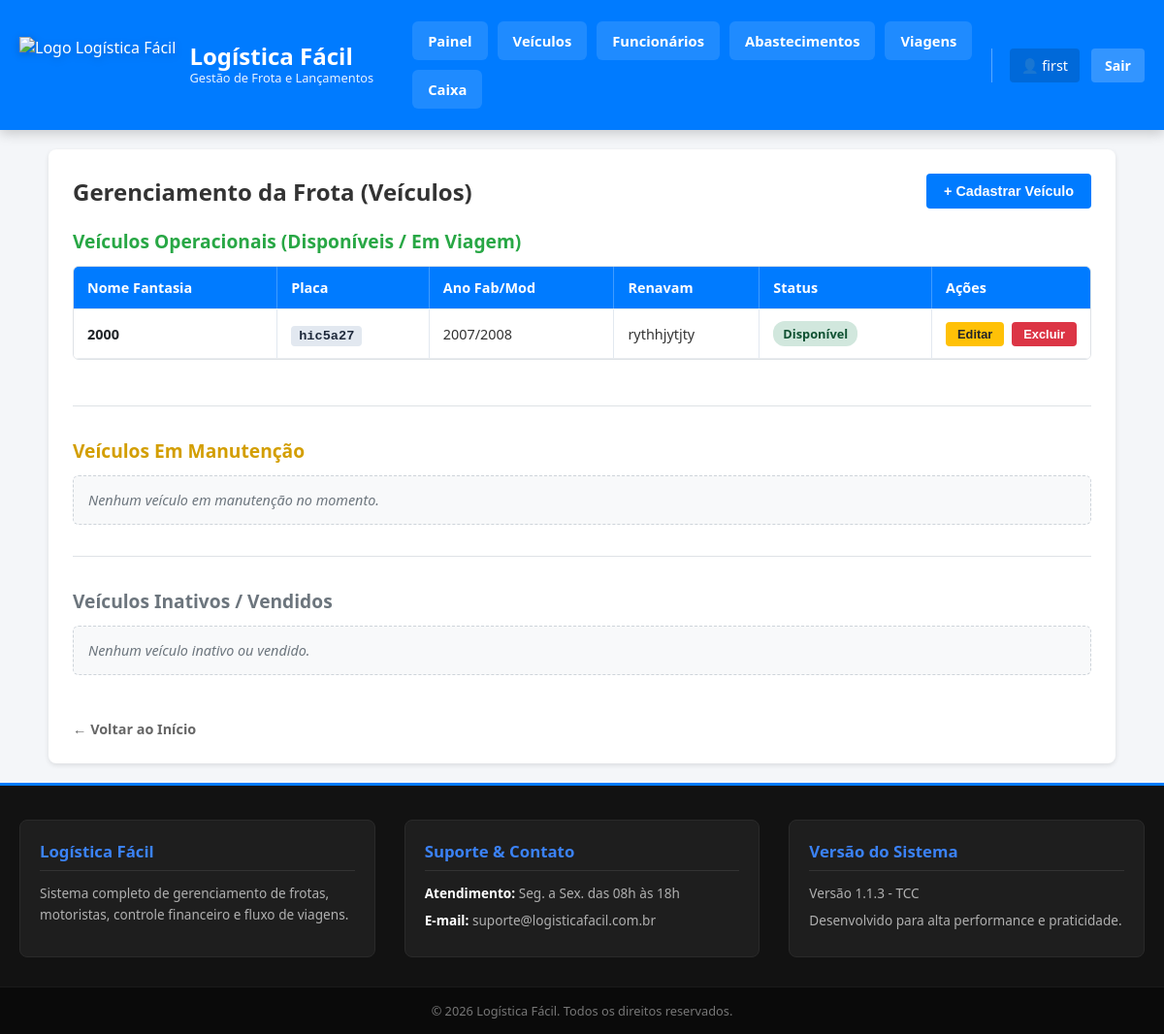
/lista_veiculos/ (signed in), run on the app's committed database.
### app/models.py (models this page shows, shortened)
class Veiculo(models.Model):
    STATUS_CHOICES = [
        ('disponivel', 'Disponível'),
        ('em_viagem', 'Em Viagem'),
        ('manutencao', 'Em Manutenção'),
        ('vendido', 'Vendido'),
    ]
    usuario = models.ForeignKey(User, on_delete=models.CASCADE, verbose_name="Usuário", db_index=True)
    nome_fantasia = models.CharField(max_length=100, verbose_name="Nome Fantasia")
    placa = models.CharField(max_length=7, unique=False, verbose_name="Placa", db_index=True)#nao pode ser unico porque um usuario pode vnder o veiculo para outro
    chassi = models.CharField(max_length=17, unique=False, verbose_name="Chassi")#nao pode ser unico porque um usuario pode vnder o veiculo para outro
    renavam = models.CharField(max_length=11, unique=False, verbose_name="RENAVAM") #nao pode ser unico porque um usuario pode vnder o veiculo para outro
    ano_fabricacao = models.PositiveIntegerField(verbose_name="Ano de Fabricação")
    ano_modelo = models.PositiveIntegerField(verbose_name="Ano do Modelo")
    status = models.CharField(max_length=20, choices=STATUS_CHOICES, default='disponivel', verbose_name="Status", db_index=True)
    descricao = models.TextField(blank=True, null=True, verbose_name="Descrição")
    class Meta:
        db_table = 'veiculos'
        verbose_name = "Veículo"
        verbose_name_plural = "Veículos"

### app/views.py (the view)
# urls.py: path('lista_veiculos/', views.lista_veiculos, name='lista_veiculos'),
@login_required
def lista_veiculos(request):
    veiculos = Veiculo.objects.filter(usuario=request.user)
    veiculos_operacionais = veiculos.filter(status__in=['disponivel', 'em_viagem']).order_by('nome_fantasia')
    veiculos_manutencao = veiculos.filter(status='manutencao').order_by('nome_fantasia')
    veiculos_inativos = veiculos.filter(status='vendido').order_by('nome_fantasia')
    return render(request, 'enterprise/veiculo/veiculo.html', {
        'operacionais': veiculos_operacionais,
        'manutencao': veiculos_manutencao,
        'inativos': veiculos_inativos
    })

### app/templates/enterprise/veiculo/veiculo.html (shortened to what this page needs)
{% extends 'base.html' %}
{% load static %}
{% block extra_css %}
    <link rel="stylesheet" href="{% static 'css/content.css' %}?v=12.0">
{% endblock %}
{% block content %}
<div class="container_principal-lista_veiculos">
    <div class="cabecalho_pagina-lista_veiculos">
        <h2 class="titulo_pagina-lista_veiculos">Gerenciamento da Frota (Veículos)</h2>
        <a href="{% url 'add_veiculo' %}" class="link_novo-lista_veiculos">
            <button type="button" class="btn_novo-lista_veiculos">+ Cadastrar Veículo</button>
        </a>
    </div>
    <h3 class="subtitulo_operacionais-lista_veiculos">Veículos Operacionais (Disponíveis / Em Viagem)</h3>
    {% if operacionais %}
        <div class="wrapper_tabela-lista_veiculos">
            <table class="tabela_frota-lista_veiculos">
                <thead>
                    <tr>
                        <th>Nome Fantasia</th>
                        <th>Placa</th>
                        <th>Ano Fab/Mod</th>
                        <th>Renavam</th>
                        <th>Status</th>
                        <th class="coluna_acoes-lista_veiculos">Ações</th>
                    </tr>
                </thead>
                <tbody>
                    {% for veiculo in operacionais %}
                        <tr class="{% cycle 'linha_branca-lista_veiculos' 'linha_cinza-lista_veiculos' %}">
                            <td class="texto_negrito-lista_veiculos">{{ veiculo.nome_fantasia }}</td>
                            <td><span class="badge_placa-lista_veiculos">{{ veiculo.placa }}</span></td>
                            <td>{{ veiculo.ano_fabricacao }}/{{ veiculo.ano_modelo }}</td>
                            <td>{{ veiculo.renavam }}</td>
                            <td>
                                <span class="badge_status-lista_veiculos status_{{ veiculo.status }}-lista_veiculos">
                                    {{ veiculo.get_status_display }}
                                </span>
                            </td>
                            <td>
                                <div class="container_botoes-lista_veiculos">
                                    <a href="{% url 'editar_veiculo' veiculo.id %}" class="link_acao-lista_veiculos">
                                        <button type="button" class="btn_editar-lista_veiculos">Editar</button>
                                    </a>
                                    <form action="{% url 'excluir_veiculo' veiculo.id %}" method="POST" class="form_excluir-lista_veiculos" data-confirm-exclusao>
                                        <button type="submit" class="btn_excluir-lista_veiculos">Excluir</button>
                                    </form>
                                </div>
                            </td>
                        </tr>
                    {% endfor %}
                </tbody>
            </table>
        </div>
    {% else %}
        <div class="aviso_vazio-lista_veiculos">Nenhum veículo disponível ou em viagem no momento.</div>
    {% endif %}
    <br><hr class="divisor-lista_veiculos"><br>
    <h3 class="subtitulo_manutencao-lista_veiculos">Veículos Em Manutenção</h3>
    {% if manutencao %}
        <div class="wrapper_tabela-lista_veiculos">
            <table class="tabela_frota-lista_veiculos">
                <thead>
                    <tr>
                        <th>Nome Fantasia</th>
                        <th>Placa</th>
                        <th>Ano Fab/Mod</th>
                        <th>Renavam</th>
                        <th>Status</th>
                        <th class="coluna_acoes-lista_veiculos">Ações</th>
                    </tr>
                </thead>
                <tbody>
                    {% for veiculo in manutencao %}
                        <tr class="{% cycle 'linha_branca-lista_veiculos' 'linha_cinza-lista_veiculos' %}">
                            <td class="texto_negrito-lista_veiculos">{{ veiculo.nome_fantasia }}</td>
                            <td><span class="badge_placa-lista_veiculos">{{ veiculo.placa }}</span></td>
                            <td>{{ veiculo.ano_fabricacao }}/{{ veiculo.ano_modelo }}</td>
                            <td>{{ veiculo.renavam }}</td>
                            <td><span class="badge_status-lista_veiculos status_manutencao-lista_veiculos">Em Manutenção</span></td>
                            <td>
                                <div class="container_botoes-lista_veiculos">
                                    <a href="{% url 'editar_veiculo' veiculo.id %}" class="link_acao-lista_veiculos">
                                        <button type="button" class="btn_editar-lista_veiculos">Editar</button>
                                    </a>
                                    <form action="{% url 'excluir_veiculo' veiculo.id %}" method="POST" class="form_excluir-lista_veiculos" data-confirm-exclusao>
                                        {% csrf_token %}
                                        <button type="submit" class="btn_excluir-lista_veiculos">Excluir</button>
                                    </form>
                                </div>
                            </td>
                        </tr>
                    {% endfor %}
                </tbody>
            </table>
        </div>
    {% else %}
        <div class="aviso_vazio-lista_veiculos">Nenhum veículo em manutenção no momento.</div>
    {% endif %}
    <br><hr class="divisor-lista_veiculos"><br>
    <h3 class="subtitulo_inativos-lista_veiculos">Veículos Inativos / Vendidos</h3>
    {% if inativos %}
        <div class="wrapper_tabela-lista_veiculos">
            <table class="tabela_frota-lista_veiculos">
                <thead>
                    <tr>
                        <th>Nome Fantasia</th>
                        <th>Placa</th>
                        <th>Ano Fab/Mod</th>
                        <th>Renavam</th>
                        <th>Status</th>
                        <th class="coluna_acoes-lista_veiculos">Ações</th>
                    </tr>
                </thead>
                <tbody>
                    {% for veiculo in inativos %}
                        <tr class="{% cycle 'linha_branca-lista_veiculos' 'linha_cinza-lista_veiculos' %}">
                            <td class="texto_negrito-lista_veiculos">{{ veiculo.nome_fantasia }}</td>
                            <td><span class="badge_placa-lista_veiculos">{{ veiculo.placa }}</span></td>
                            <td>{{ veiculo.ano_fabricacao }}/{{ veiculo.ano_modelo }}</td>
                            <td>{{ veiculo.renavam }}</td>
                            <td><span class="badge_status-lista_veiculos status_vendido-lista_veiculos">Vendido</span></td>
                            <td>
                                <div class="container_botoes-lista_veiculos">
                                    <a href="{% url 'editar_veiculo' veiculo.id %}" class="link_acao-lista_veiculos">
                                        <button type="button" class="btn_editar-lista_veiculos">Editar</button>
                                    </a>
                                    <form action="{% url 'excluir_veiculo' veiculo.id %}" method="POST" class="form_excluir-lista_veiculos" data-confirm-exclusao>
                                        {% csrf_token %}
                                        <button type="submit" class="btn_excluir-lista_veiculos">Excluir</button>
                                    </form>
                                </div>
                            </td>
                        </tr>
                    {% endfor %}
                </tbody>
            </table>
        </div>
    {% else %}
        <div class="aviso_vazio-lista_veiculos">Nenhum veículo inativo ou vendido.</div>
    {% endif %}
    <br><br>
    <a href="{% url 'home' %}" class="link_voltar_home-lista_veiculos">← Voltar ao Início</a>
</div>
{% endblock %}

### app/templates/base.html (shortened to what this page needs)
{% load static %}
<!DOCTYPE html>
<html lang="pt-BR">
<head>
    <link rel="stylesheet" href="{% static 'css/style.css' %}">
    {% block extra_css %}{% endblock %}
</head>
<body class="corpo-base">
    <header class="cabecalho-base">
        <div class="container_cabecalho-base">
            <div class="marca_cabecalho-base">
                <a href="{% if request.user.is_authenticated %}{% url 'home' %}{% else %}{% url 'login' %}{% endif %}" class="link_logo-base">
                    <img src="{% static 'img/logo_caminhao.png' %}" alt="Logo Logística Fácil" class="img_logo-base">
                    <div class="texto_marca-base">
                        <span class="titulo_sistema-base">Logística Fácil</span>
                        <span class="subtitulo_sistema-base">Gestão de Frota e Lançamentos</span>
                    </div>
                </a>
            </div>
            {% if request.user.is_authenticated %}
                <nav class="navegacao-base" id="navegacaoBase">
                    <div class="links_navegacao-base">
                        <a href="{% url 'home' %}" class="item_link-base">Painel</a>
                        <a href="{% url 'lista_veiculos' %}" class="item_link-base">Veículos</a>
                        <a href="{% url 'lista_funcionario' %}" class="item_link-base">Funcionários</a>
                        <a href="{% url 'lista_abastecida' %}" class="item_link-base">Abastecimentos</a>
                        <a href="{% url 'lista_viagem' %}" class="item_link-base">Viagens</a>
                        <a href="{% url 'lista_caixa' %}" class="item_link-base">Caixa</a>
                    </div>
                    <div class="usuario_info-base">
                        <a href="{% url 'perfil_user' %}" class="link_perfil_usuario-base" title="Acessar Perfil">
                            👤 {{ request.user.username }}
                        </a>
                        <a href="{% url 'logout' %}" class="btn_sair-base">Sair</a>
                    </div>
                </nav>
            {% endif %}
        </div>
    </header>
    <main class="conteudo_principal-base">
        {% block content %}{% endblock %}
    </main>
    <footer class="rodape-base">
        <div class="container_rodape-base">
            <div class="coluna_rodape-base">
                <h4 class="titulo_coluna-base">Logística Fácil</h4>
                <p class="texto_coluna-base">Sistema completo de gerenciamento de frotas, motoristas, controle financeiro e fluxo de viagens.</p>
            </div>
            <div class="coluna_rodape-base">
                <h4 class="titulo_coluna-base">Suporte & Contato</h4>
                <p class="item_contato-base"><strong>Atendimento:</strong> Seg. a Sex. das 08h às 18h</p>
                <p class="item_contato-base"><strong>E-mail:</strong> suporte@logisticafacil.com.br</p>
            </div>
            <div class="coluna_rodape-base">
                <h4 class="titulo_coluna-base">Versão do Sistema</h4>
                <p class="texto_coluna-base">Versão 1.1.3 - TCC</p>
                <p class="texto_coluna-base">Desenvolvido para alta performance e praticidade.</p>
            </div>
        </div>
        <div class="copia_direitos-base">
            &copy; {% now "Y" %} Logística Fácil. Todos os direitos reservados.
        </div>
    </footer>
</body>
</html>

### data on the page
Veiculo: nome_fantasia "2000", placa "hic5a27", ano_fabricacao "2007", ano_modelo "2008", renavam "rythhjytjty", status "Disponível"

### other printed values
{{ request.user.username }} "first"
